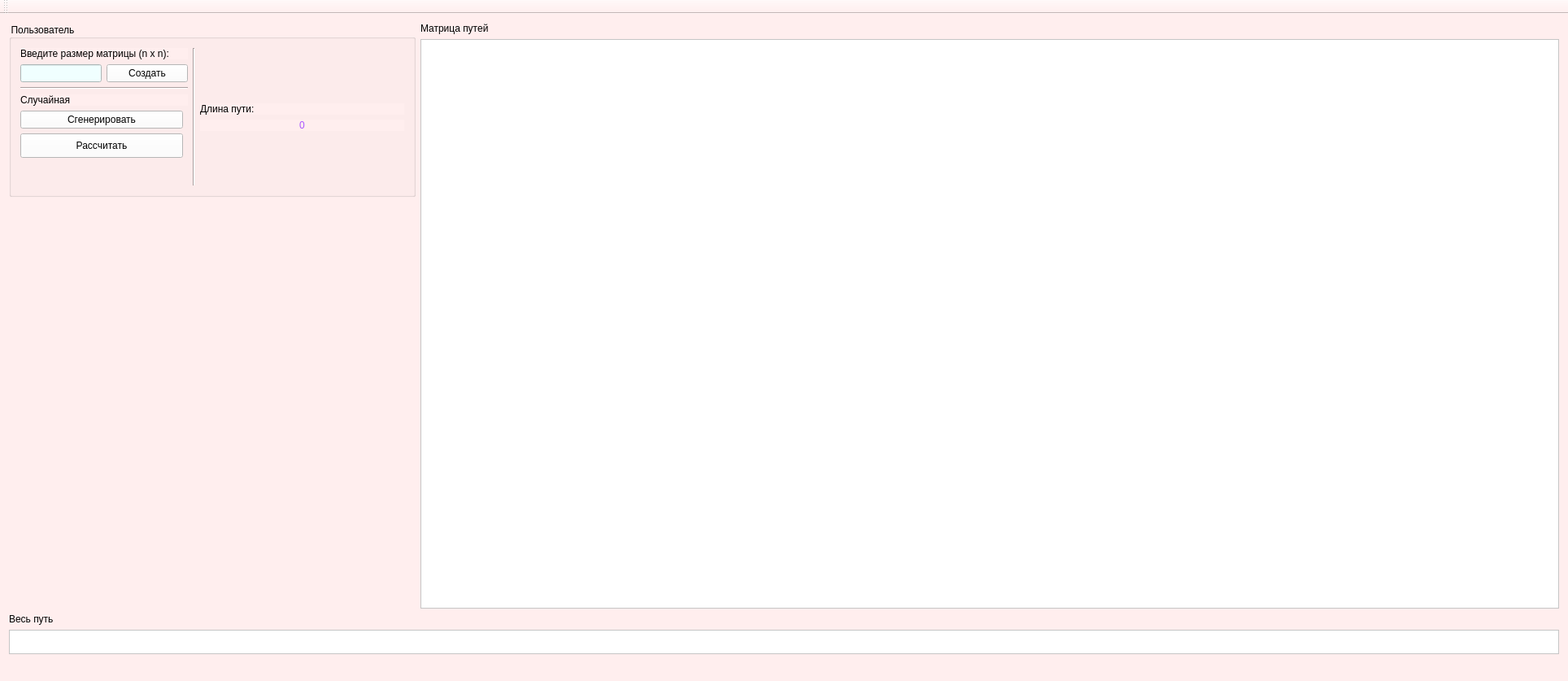
<?xml version="1.0" encoding="UTF-8"?>
<ui version="4.0">
 <class>MainWindow</class>
 <widget class="QMainWindow" name="MainWindow">
  <property name="geometry">
   <rect>
    <x>0</x>
    <y>0</y>
    <width>1431</width>
    <height>362</height>
   </rect>
  </property>
  <property name="windowTitle">
   <string>Алгоритм Коммивояжера</string>
  </property>
  <property name="styleSheet">
   <string notr="true">background-color: rgb(255, 238, 238);</string>
  </property>
  <widget class="QWidget" name="centralWidget">
   <layout class="QVBoxLayout" name="verticalLayout_8">
    <item>
     <layout class="QHBoxLayout" name="horizontalLayout_4">
      <item>
       <layout class="QVBoxLayout" name="verticalLayout_7">
        <item>
         <widget class="QGroupBox" name="groupBox">
          <property name="title">
           <string>Пользователь</string>
          </property>
          <layout class="QHBoxLayout" name="horizontalLayout_2">
           <item>
            <layout class="QVBoxLayout" name="verticalLayout_6">
             <item>
              <widget class="QLabel" name="label">
               <property name="styleSheet">
                <string notr="true">font: 12pt &quot;Times New Roman&quot;;</string>
               </property>
               <property name="text">
                <string>Введите размер матрицы (n x n):</string>
               </property>
              </widget>
             </item>
             <item>
              <layout class="QHBoxLayout" name="horizontalLayout">
               <item>
                <widget class="QLineEdit" name="size">
                 <property name="maximumSize">
                  <size>
                   <width>100</width>
                   <height>16777215</height>
                  </size>
                 </property>
                 <property name="styleSheet">
                  <string notr="true">font: 12pt &quot;Times New Roman&quot;;
background-color: rgb(240, 255, 255);</string>
                 </property>
                </widget>
               </item>
               <item>
                <widget class="QPushButton" name="create">
                 <property name="maximumSize">
                  <size>
                   <width>100</width>
                   <height>16777215</height>
                  </size>
                 </property>
                 <property name="styleSheet">
                  <string notr="true">font: 12pt &quot;Times New Roman&quot;;
background-color: rgb(255, 255, 255);</string>
                 </property>
                 <property name="text">
                  <string>Создать</string>
                 </property>
                </widget>
               </item>
              </layout>
             </item>
             <item>
              <widget class="Line" name="line_2">
               <property name="orientation">
                <enum>Qt::Horizontal</enum>
               </property>
              </widget>
             </item>
             <item>
              <layout class="QVBoxLayout" name="verticalLayout_4">
               <item>
                <widget class="QLabel" name="label_2">
                 <property name="styleSheet">
                  <string notr="true">font: 12pt &quot;Times New Roman&quot;;</string>
                 </property>
                 <property name="text">
                  <string>Случайная</string>
                 </property>
                </widget>
               </item>
               <item>
                <widget class="QPushButton" name="generate">
                 <property name="maximumSize">
                  <size>
                   <width>200</width>
                   <height>16777215</height>
                  </size>
                 </property>
                 <property name="styleSheet">
                  <string notr="true">font: 12pt &quot;Times New Roman&quot;;
background-color: rgb(255, 255, 255);</string>
                 </property>
                 <property name="text">
                  <string>Сгенерировать</string>
                 </property>
                </widget>
               </item>
               <item>
                <widget class="QPushButton" name="next">
                 <property name="minimumSize">
                  <size>
                   <width>0</width>
                   <height>30</height>
                  </size>
                 </property>
                 <property name="maximumSize">
                  <size>
                   <width>200</width>
                   <height>16777215</height>
                  </size>
                 </property>
                 <property name="styleSheet">
                  <string notr="true">font: 12pt &quot;Times New Roman&quot;;
background-color: rgb(255, 255, 255);</string>
                 </property>
                 <property name="text">
                  <string>Рассчитать</string>
                 </property>
                </widget>
               </item>
               <item>
                <spacer name="verticalSpacer_7">
                 <property name="orientation">
                  <enum>Qt::Vertical</enum>
                 </property>
                 <property name="sizeHint" stdset="0">
                  <size>
                   <width>20</width>
                   <height>40</height>
                  </size>
                 </property>
                </spacer>
               </item>
              </layout>
             </item>
            </layout>
           </item>
           <item>
            <widget class="Line" name="line">
             <property name="orientation">
              <enum>Qt::Vertical</enum>
             </property>
            </widget>
           </item>
           <item>
            <layout class="QVBoxLayout" name="verticalLayout_5">
             <item>
              <spacer name="verticalSpacer_2">
               <property name="orientation">
                <enum>Qt::Vertical</enum>
               </property>
               <property name="sizeHint" stdset="0">
                <size>
                 <width>20</width>
                 <height>40</height>
                </size>
               </property>
              </spacer>
             </item>
             <item>
              <widget class="QLabel" name="label_4">
               <property name="styleSheet">
                <string notr="true">font: 12pt &quot;Times New Roman&quot;;</string>
               </property>
               <property name="text">
                <string>Длина пути:</string>
               </property>
              </widget>
             </item>
             <item>
              <widget class="QLabel" name="lenght">
               <property name="styleSheet">
                <string notr="true">font: 18pt &quot;Times New Roman&quot;;
color: rgb(170, 85, 255);</string>
               </property>
               <property name="text">
                <string>0</string>
               </property>
               <property name="alignment">
                <set>Qt::AlignCenter</set>
               </property>
              </widget>
             </item>
             <item>
              <spacer name="verticalSpacer">
               <property name="orientation">
                <enum>Qt::Vertical</enum>
               </property>
               <property name="sizeHint" stdset="0">
                <size>
                 <width>20</width>
                 <height>40</height>
                </size>
               </property>
              </spacer>
             </item>
            </layout>
           </item>
          </layout>
         </widget>
        </item>
        <item>
         <widget class="QLabel" name="label_3">
          <property name="minimumSize">
           <size>
            <width>500</width>
            <height>500</height>
           </size>
          </property>
          <property name="styleSheet">
           <string notr="true">image: url(:/image.jpg);</string>
          </property>
          <property name="text">
           <string/>
          </property>
         </widget>
        </item>
       </layout>
      </item>
      <item>
       <layout class="QVBoxLayout" name="verticalLayout_3">
        <item>
         <widget class="QLabel" name="label_5">
          <property name="styleSheet">
           <string notr="true">font: 12pt &quot;Times New Roman&quot;;</string>
          </property>
          <property name="text">
           <string>Матрица путей</string>
          </property>
         </widget>
        </item>
        <item>
         <widget class="QTableView" name="initial">
          <property name="minimumSize">
           <size>
            <width>1400</width>
            <height>700</height>
           </size>
          </property>
          <property name="styleSheet">
           <string notr="true">font: 12pt &quot;Times New Roman&quot;;
background-color: rgb(255, 255, 255);
</string>
          </property>
         </widget>
        </item>
       </layout>
      </item>
     </layout>
    </item>
    <item>
     <layout class="QHBoxLayout" name="horizontalLayout_3">
      <item>
       <layout class="QVBoxLayout" name="verticalLayout_2">
        <item>
         <widget class="QLabel" name="label_6">
          <property name="maximumSize">
           <size>
            <width>16777215</width>
            <height>28</height>
           </size>
          </property>
          <property name="styleSheet">
           <string notr="true">font: 12pt &quot;Times New Roman&quot;;</string>
          </property>
          <property name="text">
           <string>Весь путь</string>
          </property>
         </widget>
        </item>
        <item>
         <widget class="QTableView" name="short_track">
          <property name="minimumSize">
           <size>
            <width>0</width>
            <height>30</height>
           </size>
          </property>
          <property name="styleSheet">
           <string notr="true">font: 12pt &quot;Times New Roman&quot;;
background-color: rgb(255, 255, 255);</string>
          </property>
          <attribute name="horizontalHeaderDefaultSectionSize">
           <number>100</number>
          </attribute>
          <attribute name="horizontalHeaderMinimumSectionSize">
           <number>100</number>
          </attribute>
          <attribute name="verticalHeaderMinimumSectionSize">
           <number>16</number>
          </attribute>
         </widget>
        </item>
       </layout>
      </item>
      <item>
       <layout class="QVBoxLayout" name="verticalLayout"/>
      </item>
     </layout>
    </item>
   </layout>
  </widget>
  <widget class="QMenuBar" name="menuBar">
   <property name="geometry">
    <rect>
     <x>0</x>
     <y>0</y>
     <width>1431</width>
     <height>17</height>
    </rect>
   </property>
  </widget>
  <widget class="QToolBar" name="mainToolBar">
   <attribute name="toolBarArea">
    <enum>TopToolBarArea</enum>
   </attribute>
   <attribute name="toolBarBreak">
    <bool>false</bool>
   </attribute>
  </widget>
  <widget class="QStatusBar" name="statusBar"/>
 </widget>
 <layoutdefault spacing="6" margin="11"/>
 <resources/>
 <connections/>
</ui>
